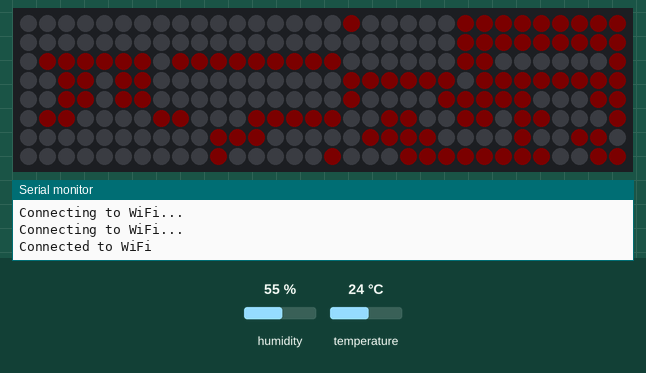
A sketch run on a simulated ESP8266 (NodeMCU). Shown: 32×8 RGB LED matrix (first LED top left, wired row by row), the last lines printed to the serial monitor. The test bench sets the inputs (shaded band); at power-on: humidity 55 %, temperature 24 °C. Dim RGB values are drawn brighter than linear; WiFi joins after 1.5 s; servers stay silent unless stated; network time is answered at once with the bench clock; the local clock reads 2024-03-15 10:24:30 at power-on unless the sketch sets it.

Above: at 2.6 s.
At 10.6 s:
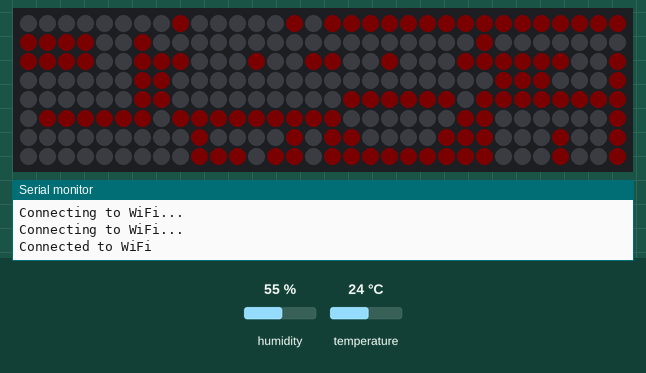
At 40.8 s:
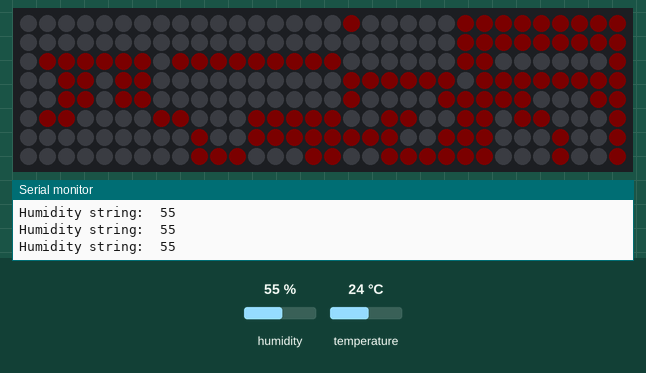
At 61.0 s:
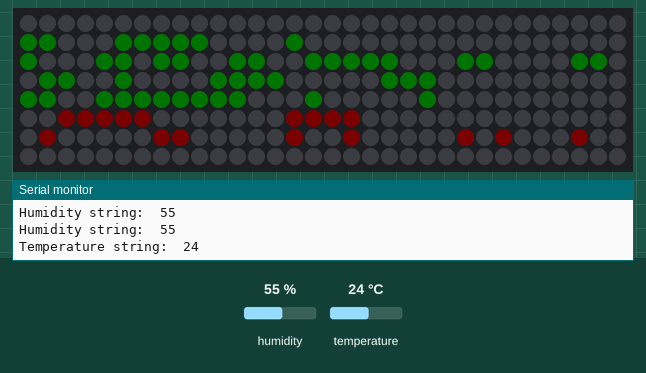
At 85.1 s:
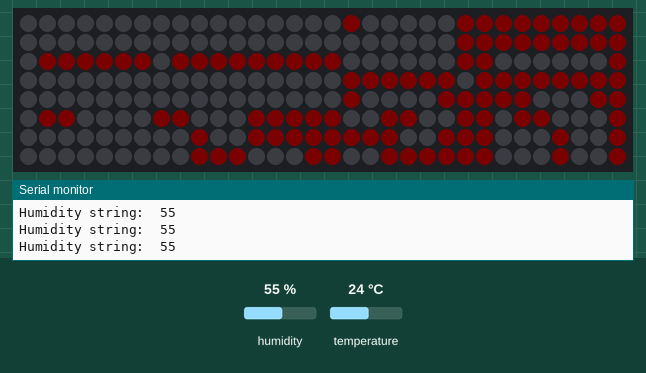
At 111.3 s:
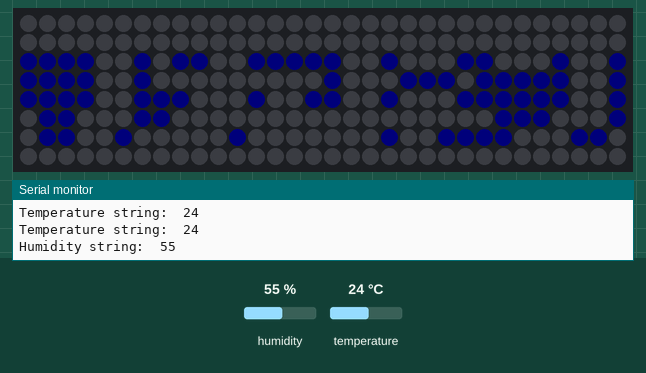

Measured:
- what the display in image 0 shows lasts 1.0 s, from 2.6 s to 3.6 s
- what the display in image 1 shows lasts 10.1 s, from 10.6 s to 20.7 s

The sketch:

fastLED-WeatherClock.ino
```cpp
#include <FastLED.h>
#include "Font6x8.h"
#include <ESP8266WiFi.h>
#include <NTPClient.h>
#include <WiFiUdp.h>
#include <TimeLib.h>
#include "DHTsensors.h"

// WiFi credentials
const char* ssid = "";
const char* password = "";

// NTP server details
const char* ntpServer = "pool.ntp.org";
const long gmtOffset_sec = 3600; // Adjust for your timezone +1

#define LED_PIN 0
#define COLOR_ORDER GRB
#define CHIPSET WS2812B
#define BRIGHTNESS 30

// Params for width and height
const uint8_t kMatrixWidth = 32;
const uint8_t kMatrixHeight = 8;

// Param for different pixel layouts
const bool    kMatrixSerpentineLayout = true;
const bool    kMatrixVertical = true;

#define NUM_LEDS (kMatrixWidth * kMatrixHeight)
CRGB leds_plus_safety_pixel[ NUM_LEDS + 1];
CRGB* const leds( leds_plus_safety_pixel + 1);

// Initialize WiFi and NTP client
WiFiUDP ntpUDP;
NTPClient timeClient(ntpUDP, ntpServer, gmtOffset_sec, 60000); // Update every minute


unsigned long lastRefreshTime = 0;

void setup() {
    // Initialize serial communication
    Serial.begin(115200);
    delay(500);

    setupDHT();

    FastLED.addLeds<CHIPSET, LED_PIN, COLOR_ORDER>(leds, NUM_LEDS).setCorrection(TypicalSMD5050);
    FastLED.setMaxPowerInVoltsAndMilliamps(5, 700);
    FastLED.setBrightness(BRIGHTNESS);

    // Connect to WiFi
    WiFi.begin(ssid, password);
    while (WiFi.status() != WL_CONNECTED) {
        delay(1000);
        Serial.println("Connecting to WiFi...");
        // Initialize NTP client
        timeClient.begin();
        timeClient.update();
    }
    Serial.println("Connected to WiFi");
}

void loop() {

    timeClient.update();

    // Get the current time
    unsigned long currentTime = millis();
    // Check if 10 seconds have passed since the last refresh
    if (currentTime - lastRefreshTime >= 1000) {
        updateDisplay();
        for (int i = 0; i < NUM_LEDS; i++) { leds[i].nscale8_video(BRIGHTNESS); }
        lastRefreshTime = currentTime;
    }

    if ( ( millis() - lastMeasureInterval > measureInterval ) || measureFirstRun )
    {
			lastMeasureInterval = millis();
			measureFirstRun = false;

			// read Weather Sensor
		  getWeatherDHT();
		}

    FastLED.show();
}
```

DHTsensors.h
```cpp
#include <DHT.h>

//Constants
#define DHTPIN 2            // what pin we're connected to
//#define DHTTYPE DHT11     // DHT 11
#define DHTTYPE DHT22       // DHT 22 (AM2302), AM2321
//#define DHTTYPE DHT21     // DHT 21 (AM2301)

bool detectModule = false;                                  // Was detect DHT use True if moduledetection not needed
bool measureFirstRun = true;
#define measureInterval 30e3                                // in miliseconds = 30 * 1000 (e3 = 3 zeros) = 15sec
unsigned long lastMeasureInterval = measureInterval;        // time of last point added

byte t_measure;
float h, t;


DHT dht(DHTPIN, DHTTYPE); // Initialize DHT sensor
```

DHTsensors.ino
```cpp
/* ======================================================================
Function: setupDHT
Purpose : Initialize DHT 11, 12, 22, 21
Input   :
Output  :
Comments: -
====================================================================== */
bool setupDHT()
{
	// Init DHT - need to find a way to know is it running properly
	dht.begin();
	float t = dht.readTemperature(); // Check if any reads failed and exit early (to try again)
	if ( isnan(t) )
	{
    Serial.println(F("DHT sensor is not connected!"));
		detectModule = false;
		return false;
	}
	detectModule = true;
	return true;
}

/* ======================================================================
Function: getWeatherDHT
Purpose : Read Sensor data
Input   :
Output  :
Comments:
====================================================================== */
void getWeatherDHT()
{
	float h_tmp, t_tmp;
	t_tmp = dht.readTemperature();

    // Read temperature as Fahrenheit ( t_measure == 1 )
    //float f = dht.readTemperature(true);

	h_tmp = round( dht.readHumidity() * 100 ) / 100.0F;

	// If we start getting totaly wrong readings
	if ( ( t_tmp == 0 && h_tmp == 0 ) || isnan(h_tmp) || isnan(t_tmp) || t_tmp > 100 || t_tmp < -60 )
	{
    Serial.println(F("Fail read DHT!"));
		return;
	}
	else
	{
		t = t_tmp;
		h = h_tmp;

		if ( t_measure == 1 )
			t = Fahrenheit(t);

	    float T = Kelvin(t); // Kelvin
  	}

}

//Feet to Meter conversion
float Meter( float feet ) { return feet * 0.3048; }

//Celsius to Fahrenheit conversion
float Fahrenheit( float celsius ) { return 1.8 * celsius + 32; }

//Celsius to Kelvin conversion
float Kelvin( float celsius ) { return celsius + 273.15; }

//hPascals to inhg conversion
float iNHg( float hpa ) { return hpa * 0.02952998; }
```

functions.ino
```cpp
// Interval for rotating display
unsigned long displayRotateInterval = 10000;
unsigned long lastDisplayChange = 0;
byte displayMode = 0;


void updateDisplay() {
    unsigned long currentMillis = millis();
    if (currentMillis - lastDisplayChange >= displayRotateInterval) {
        lastDisplayChange = currentMillis;
        displayMode = (displayMode + 1) % 4; // Rotate between 3 display modes
    }


    fill_solid(leds, NUM_LEDS, CRGB::Black); // Clear the display

    switch (displayMode) {
        case 0:
            drawTime(1, 0, CRGB(255, 0, 0), true, false); // Display time
            break;
        case 1:
            drawDate(1, 0, CRGB(255, 0, 0) ); // Display date
            break;
        case 2:
            drawTempHum(0, 0, CRGB::Green, true);
            break;
        case 3:
            drawTempHum(0, 0, CRGB::Blue, false);
            break;

    }
}


void drawLetter(int posx, int posy, char letter, CRGB color) {
    if ((posx > -FontWidth) && (posx < kMatrixWidth)) {
        for (int x = 0; x < FontWidth; x++) {
            for (int y = 0; y < FontHeight; y++) {
                if (bitRead(pgm_read_byte(&(Font[letter][FontWidth - 1 - x])), y) == 1) {
                    leds[XYsafe(posx + x, posy + y)] = color;
                }
            }
        }
    }
}

void drawTempHum(int x, int y, CRGB color, bool isTemperature)
{
    char tmpStr[10]; // Buffer to hold the converted string

    // Adjust initial x position
    x = 4;
    if (isTemperature) {
        dtostrf(t, 3, 0, tmpStr);
        Serial.println("Temperature string: " + String(tmpStr));
        // Add "C" at y position 1 and x position -2
        drawLetter(x, 1, 'C', CRGB(255, 0, 0));
        x += FontWidth - 3; // Move to the next position
        // Add "." at y position 0 and x position -2
        drawLetter(x, -5, '.', CRGB(255, 0, 0));
        x += 6; // Move to the next position
    } else {
        dtostrf(h, 3, 0, tmpStr);
        Serial.println("Humidity string: " + String(tmpStr));
        // Add "%" at y position 0 and x position -2
        drawLetter(x, 1, '%', CRGB(0, 0, 255));
        x += FontWidth + 1; // Move to the next position
    }

    int length = strlen(tmpStr); // Get the length of the character array
    for (int i = 0; i < length; i++) {
        char letter = tmpStr[length - 1 - i]; // Reverse order
        drawLetter(x, y, letter, color); // Draw the letter
        x += FontWidth + 1; // Move to the next position
    }
}


void drawTime(int x, int y, CRGB color, bool colon, bool seconds) {
    // Get current time components
    int hours = timeClient.getHours();
    int minutes = timeClient.getMinutes();
    int secs = timeClient.getSeconds();

    // Clear the LEDs
    fill_solid(leds, NUM_LEDS, CRGB::Black); // Clear the display

    // Display time on LED matrix with swapped positions
    x -= 0;
    drawLetter(x, y, minutes % 10 + '0', color);
    x += FontWidth + 1;
    drawLetter(x, y, minutes / 10 + '0', color);
    x += FontWidth;
    if (colon) {
        if (secs % 2 == 0) {
            drawLetter(x - 1, y, ':', color);
        }
        x += 4;
    }
    drawLetter(x, y, hours % 10 + '0', color);
    x += FontWidth + 1;
    if (hours / 10 > 0) {
        drawLetter(x, y, hours / 10 + '0', color);
    }

    if (seconds)
        leds[XYsafe(secs * kMatrixWidth / 60, kMatrixHeight - 1)] = color;

}


void drawDate(int x, int y, CRGB color) {
    // Get current time
    time_t epochTime = timeClient.getEpochTime();
    struct tm *ptm = gmtime((time_t*)&epochTime);

    // Get current date components
    int day = ptm->tm_mday;
    int month = ptm->tm_mon + 1; // tm_mon is 0-11, so we add 1

    // Clear the display
    fill_solid(leds, NUM_LEDS, CRGB::Black);

    // Display date on LED matrix
    x -= 0;
    drawLetter(x, y, month % 10 + '0', color);
    x += FontWidth + 1;
    drawLetter(x, y, month / 10 + '0', color);
    x += FontWidth + 1;
    drawLetter(x-2, y+1, '.', color);
    x += 4;
    drawLetter(x, y, day % 10 + '0', color);
    x += FontWidth + 1;
    drawLetter(x, y, day / 10 + '0', color);
}


uint16_t XY( uint8_t x, uint8_t y)
{
  uint16_t i;

  if( kMatrixSerpentineLayout == false)
  {
    if (kMatrixVertical == false)
      i = (y * kMatrixWidth) + x;
    else
      i = kMatrixHeight * (kMatrixWidth - (x+1))+y;
  }

  if( kMatrixSerpentineLayout == true)
  {
    if (kMatrixVertical == false)
    {
      if( y & 0x01)
      {
        // Odd rows run backwards
        uint8_t reverseX = (kMatrixWidth - 1) - x;
        i = (y * kMatrixWidth) + reverseX;
      }
      else
      {
        // Even rows run forwards
        i = (y * kMatrixWidth) + x;
      }
    }
    else
    { // vertical positioning
      if ( x & 0x01)
        i = kMatrixHeight * (kMatrixWidth - (x+1))+y;
      else
        i = kMatrixHeight * (kMatrixWidth - x) - (y+1);
    }
  }

  return i;
}

uint16_t XYsafe( uint8_t x, uint8_t y)
{
  if( x >= kMatrixWidth) return -1;
  if( y >= kMatrixHeight) return -1;
  return XY(x,y);
}
```

Source omitted: Font6x8.h (data table, 10576 bytes)
